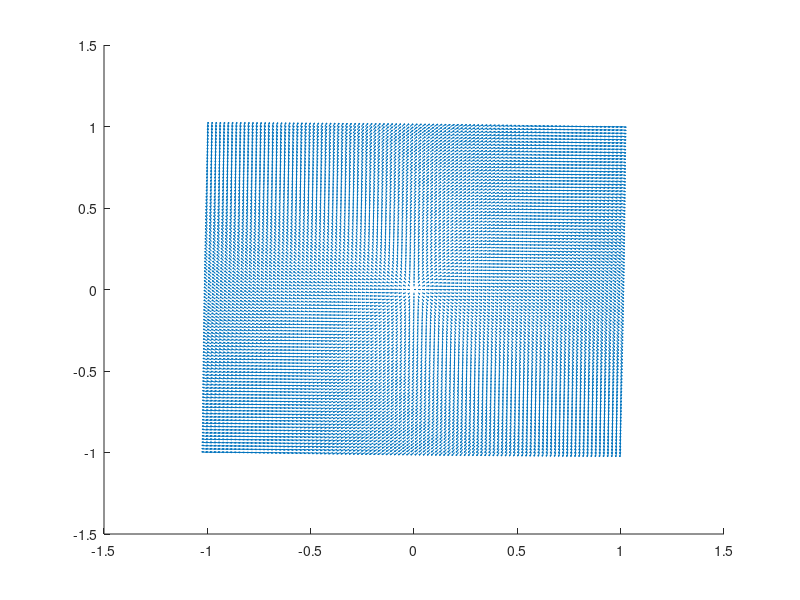
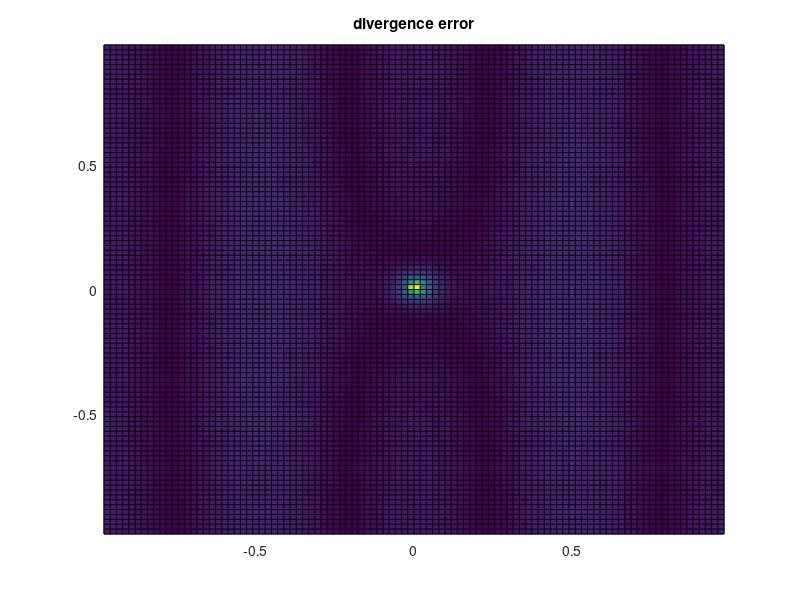

Recreate these plots in MATLAB, in order. (Note: this script raises an error after producing the figures.)
clear all; close all; clc;



nX = 101;
nY = 101;

velx = zeros(nX+2,nY+2);
vely = zeros(nX+2,nY+2);

xbnds = [-1,1];
ybnds = [-1,1];
xbasis = linspace(xbnds(1),xbnds(2),nX+2);
ybasis = linspace(ybnds(1),ybnds(2),nY+2);

hVector = [xbasis(2)-xbasis(1);
           ybasis(2)-ybasis(1)];

[X,Y] = meshgrid(xbasis,ybasis);
Rsqr = (X'-0.0).^2 + (Y'-0.0).^2;

R = sqrt(X.^2 + Y.^2)';
T = atan2(Y,X);

velx = R'.*sin(T') + cos(T');
vely = -R'.*cos(T') + sin(T');

% velx = (1./R').*sin(T');% + cos(T');
% vely = -(1./R').*cos(T');% + sin(T');


% Weight with hyperbolic tangent to drive field to zero near the boundaries

offset1 = 0.0;
offset2 = 10;
RNew1 =  25*(R-offset1);
RNew2 =  25*(R-offset2);

weight = (tanh(RNew1)+1)/2 - (tanh(RNew2)+1)/2;

velx = velx.*weight;
vely = vely.*weight;

% velx = cos(T');
% vely = sin(T');

% velx = X'+1;
% vely(:,:) = 0;


% velx = sin(2*pi*X');
% vely(:,:) = 0;

figure
hold on;

quiver(X,Y,velx',vely',1)

% velx(1,:) = 0;
% velx(end,:) = 0;
% velx(:,1) = 0;
% velx(:,end) = 0;
% vely(1,:) = 0;
% vely(end,:) = 0;
% vely(:,1) = 0;
% vely(:,end) = 0;


%% Compute the divergence of the velocity field

divV = zeros(nX+2,nY+2);

% X loop
for i=2:nX+1

    % Y loop
    for j=2:nY+1
        
        % http://ocw.usu.edu/civil_and_environmental_engineering/numerical_methods_in_civil_engineering/LaplaceDirichletTemperature.pdf
        
        % Compute the gradients
        betaX = xbasis(i+1) - xbasis(i-1);
        betaY = ybasis(j+1) - ybasis(j-1);
        
        % Compute the source terms
        gradX =  (velx(i+1,j) - velx(i-1,j))/betaX;
        gradY =  (vely(i,j+1) - vely(i,j-1))/betaY;
        
        divV(i,j) = gradX + gradY;

    end
end

% Compute the divergence on the boundary via forward/backward differences

% Left boundary
for i=1:1
    for j=2:nY+1
        
        % Compute the gradients
        betaX = xbasis(i+2) - xbasis(i);
        betaY = ybasis(j+1) - ybasis(j-1);
        
        % Compute the source terms
        gradX =  (-velx(i+2,j) + 4.0*velx(i+1,j) - 3.0*velx(i,j))/betaX;
        gradY =  (vely(i,j+1) - vely(i,j-1))/betaY;
        divV(i,j) = gradX + gradY;
    end
end


% Right boundary
for i=nX+2:nX+2
    for j=2:nY+1
        
        % Compute the gradients
        betaX = xbasis(i) - xbasis(i-2);
        betaY = ybasis(j+1) - ybasis(j-1);
        
        % Compute the source terms
        gradX =  (velx(i-2,j) - 4.0*velx(i-1,j) + 3.0*velx(i,j))/betaX;
        gradY =  (vely(i,j+1) - vely(i,j-1))/betaY;
        divV(i,j) = gradX + gradY;
    end
end


% Bottom boundary
for i=2:nX+1
    for j=1:1
        
        % Compute the gradients
        betaX = xbasis(i+1) - xbasis(i-1);
        betaY = ybasis(j+2) - ybasis(j);
        
        % Compute the source terms
        gradX =  (velx(i+1,j) - velx(i-1,j))/betaX;
        gradY =  (-vely(i,j+2) + 4.0*vely(i,j+1) - 3.0*vely(i,j))/betaY;
        divV(i,j) = gradX + gradY;
    end
end


% Top boundary
for i=2:nX+1
    for j=nY+2:nY+2
        
        % Compute the gradients
        betaX = xbasis(i+1) - xbasis(i-1);
        betaY = ybasis(j) - ybasis(j-2);
        
        % Compute the source terms
        gradX =  (velx(i+1,j) - velx(i-1,j))/betaX;
        gradY =  (vely(i,j-2) - 4.0*vely(i,j-1) + 3.0*vely(i,j))/betaY;
        divV(i,j) = gradX + gradY;
    end
end

min(divV(:))
max(divV(:))

V = sqrt(velx.^2+vely.^2);
max(V(:))

divVanal = 2*pi*cos(2*pi*X');

figure
pcolor(X(2:nX+1,2:nY+1),Y(2:nX+1,2:nY+1),abs(divV(2:nX+1,2:nY+1)'-divVanal(2:nX+1,2:nY+1)'))
title('divergence error');

%% Compute the potential field for divergence


divPot = zeros(nX+2,nY+2);

divPot = solvePoisson(divPot, divV,xbasis,ybasis,nX,nY);

% errorThresh = 1e-12;
% sorCoeff = 0.9;
% iterMax = 2000;
% % Iteration Loop
% for iter=1:iterMax
%     
% %     fprintf('iteration %d\n',iter);
%     errorMax = -1;
%     
%     % X loop
%     for i=2:nX+1
%         
%         % Y loop
%         for j=2:nY+1
%             % http://ocw.usu.edu/civil_and_environmental_engineering/numerical_methods_in_civil_engineering/LaplaceDirichletTemperature.pdf
%             % Compute hx^2, hy^2, and beta^2, and the denominator for
%             % the old terms
%             
%             alphaX = 2*xbasis(i) - xbasis(i-1) - xbasis(i+1);
%             alphaY = 2*ybasis(j) - ybasis(j-1) - ybasis(j+1);
%             betaX = xbasis(i+1) - xbasis(i-1);
%             betaY = ybasis(j+1) - ybasis(j-1);
%             
%             rX = alphaX/betaX;
%             rY = alphaY/betaY;
%             
%             gammaXSqr = (xbasis(i)-xbasis(i-1))^2 + (xbasis(i+1)-xbasis(i))^2;
%             gammaYSqr = (ybasis(j)-ybasis(j-1))^2 + (ybasis(j+1)-ybasis(j))^2;
%             
%             
%             
%             % Compute the laplacian terms for both components            
%             
%             % Compute the Laplacian discretization
%             potLapla = 0.0;
%             potLapla = potLapla  + gammaYSqr*(divPot(i-1,j)+divPot(i+1,j)+rX*(divPot(i+1,j)-divPot(i-1,j)));
%             potLapla = potLapla  + gammaXSqr*(divPot(i,j-1)+divPot(i,j+1)+rY*(divPot(i,j+1)-divPot(i,j-1)));
%                         
%             
%             % Compute the prefactor on the IJ term
%             % This will divide everything else
%             denom = 2.0*(gammaXSqr + gammaYSqr);
%             
%             % Compute the 
%             
%             
%             % Get the old values
%             divPotOld = divPot(i,j);
%             
%             % Get the new values for the functions velx and vely
%             divPotNewTmp = (potLapla + gammaXSqr*gammaYSqr*divV(i,j))/denom;
%             divPotNew = (1-sorCoeff)*divPotOld + sorCoeff*divPotNewTmp;
%             
%             err = abs(divPotNew-divPotOld)/abs(divPotNew);
%             
%             if(err>errorMax && ~isnan(err))
%                 errorMax = err;
%             end
%             
%             divPot(i,j) = divPotNew;
%             
%         end
%     end
%     
%     
%     % Set boundary conditions
%     divPot(:,end) = divPot(:,end-1); % Neumann on top 
%     divPot(:,1) = divPot(:,2); % Neumann on bottom 
% %     divPot(1,:) = divPot(2,:); % Neumann on left 
% %     divPot(end,:) = divPot(end-1,:); % Neumann on right 
% %     divPot(:,end) = 0;
% %     divPot(:,1) = 0;
%     divPot(1,:) = 0;
%     divPot(end,:) = 0;
%     
%     
%     
% %     divPot(:,end) = divPot(:,end-1); % Neumann on top 
% %     divPot(:,1) = divPot(:,2); % Neumann on bottom 
% %     divPot(1,:) = divPot(2,:) + (divPot(3,:)-divPot(2,:))/(xbasis(3)-xbasis(2))*(xbasis(1)-xbasis(2));
% %     divPot(end,:) = divPot(end-2,:) + (divPot(end-1,:)-divPot(end-2,:))/(xbasis(end-1)-xbasis(end-1))*(xbasis(end)-xbasis(end-2));
%     
%     
%     
% %     divPot(:,end) = divPot(:,2);
% %     divPot(:,1) = divPot(:,end-1);
% %     divPot(1,:) = divPot(end-1,:);
% %     divPot(end,:) = divPot(2,:);
%     
%     
%     
%     if(rem(iter,100)==0 || iter == 1)
%         fprintf('iteration %d\n',iter);
%         fprintf('errorMax: %3.3E\n',errorMax);
%     end
%     
%     if(errorMax<errorThresh)
%         fprintf('Converged! %d %E (%E)\n',iter, errorMax, errorThresh);
%         break;
%     end
%     
% end

%% Remove the gradient of the divergence potential from the velocity components
% X loop
for i=2:nX+1

    % Y loop
    for j=2:nY+1
        
        % http://ocw.usu.edu/civil_and_environmental_engineering/numerical_methods_in_civil_engineering/LaplaceDirichletTemperature.pdf
        
        % Compute the gradients
        betaX = xbasis(i+1) - xbasis(i-1);
        betaY = ybasis(j+1) - ybasis(j-1);
        
        % Compute the source terms
        gradX = (divPot(i+1,j) - divPot(i-1,j))/betaX;
        gradY = (divPot(i,j+1) - divPot(i,j-1))/betaY;
        
        velx(i,j) = velx(i,j) - gradX;
        vely(i,j) = vely(i,j) - gradY;
%         velx(i,j) = velx(i,j) + gradX;
%         vely(i,j) = vely(i,j) + gradY;

    end
end

%% Compute the divergence of the velocity field again

divV(:,:) = 0;

% X loop
for i=2:nX+1

    % Y loop
    for j=2:nY+1
        
        % http://ocw.usu.edu/civil_and_environmental_engineering/numerical_methods_in_civil_engineering/LaplaceDirichletTemperature.pdf
        
        % Compute the gradients
        betaX = xbasis(i+1) - xbasis(i-1);
        betaY = ybasis(j+1) - ybasis(j-1);
        
        % Compute the source terms
        gradX =  (velx(i+1,j) - velx(i-1,j))/betaX;
        gradY =  (vely(i,j+1) - vely(i,j-1))/betaY;
        
        divV(i,j) = gradX + gradY;

    end
end

min(divV(:))
max(divV(:))

%%

figure
hold on;

quiver(X,Y,velx',vely',1)
contour(X,Y,log10(abs(divV')))

%%

figure
potAnal = (1-cos(2*pi*X'))/(2*pi);
pcolor(X,Y,abs(divPot'- potAnal'))
